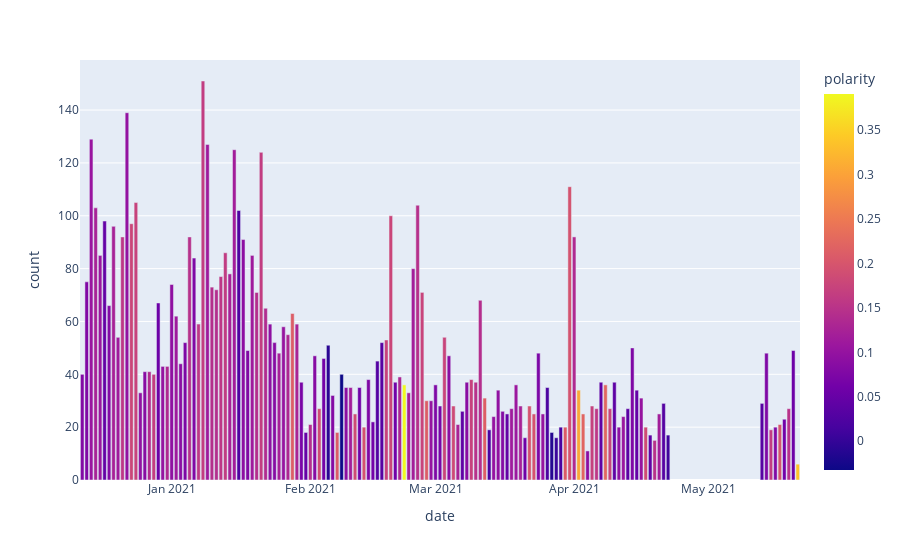

The code cell stored with this chart in its notebook:
### Code cell
pfizy_df, pfizy_timeline = filter_by_vaccy(df, ['pfizer', 'biontech'])
print(pfizy_df.shape)
fig = px.bar(pfizy_timeline, x='date', y='count', color='polarity')
fig.show()

### Figure 1 — Plotly figure (JSON) as saved in the notebook; plotly's stock layout.template omitted (floating-point values rounded to 4 significant figures; data arrays with more than 128 entries replaced by an {"elided": "..."} marker saying what was removed)
{"data": [{"alignmentgroup": "True", "hovertemplate": "date=%{x}<br>count=%{y}<br>polarity=%{marker.color}<extra></extra>", "legendgroup": "", "marker": {"color": {"elided": "141 float values"}, "coloraxis": "coloraxis"}, "name": "", "offsetgroup": "", "orientation": "v", "showlegend": false, "textposition": "auto", "type": "bar", "x": {"elided": "141 str values"}, "xaxis": "x", "y": {"elided": "141 int values"}, "yaxis": "y"}], "layout": {"barmode": "relative", "coloraxis": {"colorbar": {"title": {"text": "polarity"}}, "colorscale": [[0, "#0d0887"], [0.1111, "#46039f"], [0.2222, "#7201a8"], [0.3333, "#9c179e"], [0.4444, "#bd3786"], [0.5556, "#d8576b"], [0.6667, "#ed7953"], [0.7778, "#fb9f3a"], [0.8889, "#fdca26"], [1, "#f0f921"]]}, "legend": {"tracegroupgap": 0}, "margin": {"t": 60}, "xaxis": {"anchor": "y", "domain": [0, 1], "title": {"text": "date"}}, "yaxis": {"anchor": "x", "domain": [0, 1], "title": {"text": "count"}}}}
